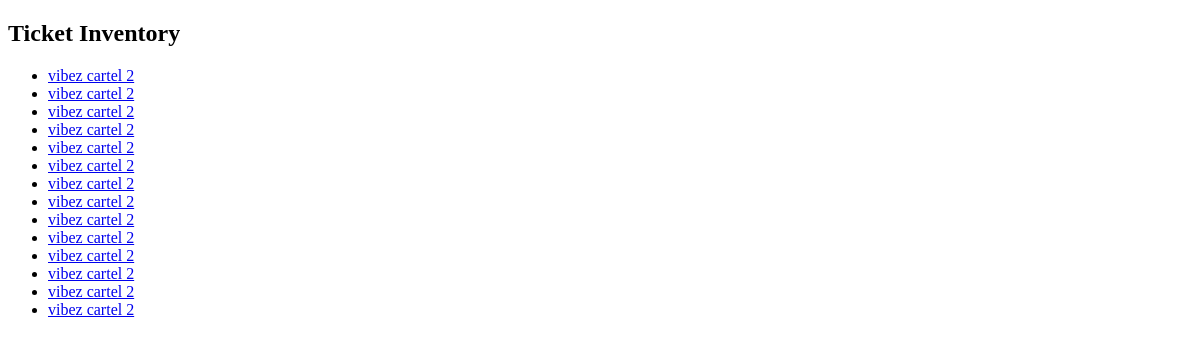
The page /vendors/inventory/ (signed in) on the database as committed earlier.
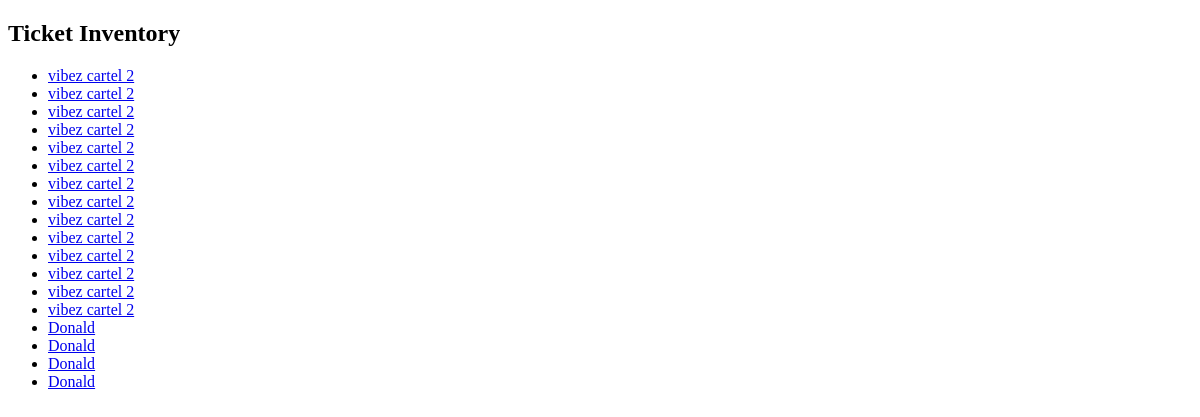
The same page on the database as committed later.
### tickets/models.py (models this page shows, shortened)
class Ticket(models.Model):
    ENTITY_TYPE_CHOICES = [
        ('customer', 'Customer'),
        ('vendor', 'Vendor'),
    ]
    event = models.ForeignKey(Event, on_delete=models.CASCADE, related_name='tickets')
    ticket_category = models.ForeignKey(TicketCategory, on_delete=models.CASCADE, null=True, blank=True)
    customer_username = models.CharField(max_length=255, blank=True, null=True)
    vendor = models.ForeignKey(Vendor, on_delete=models.CASCADE, related_name='tickets')
    ticket_number = models.CharField(max_length=20, unique=True)
    purchase_date = models.DateTimeField(auto_now_add=True)
    qr_code = models.ImageField(upload_to='qr_codes/', blank=True)
    entity_type = models.CharField(max_length=10, choices=ENTITY_TYPE_CHOICES)
    verified = models.BooleanField(default=False)

### events/models.py (models this page shows, shortened)
class Event(models.Model):
    vendor = models.ForeignKey(Vendor, on_delete=models.CASCADE, related_name='events')  # Mandatory, linked to Vendor
    poster = models.ImageField(upload_to='event_posters/')  # Required field
    title = models.CharField(max_length=200)  # Required field
    description = models.TextField()  # Required field
    category = models.CharField(max_length=100)  # Required field (e.g., "conference", "concert")
    start_date = models.DateTimeField()  # Required field
    end_date = models.DateTimeField(null=True, blank=True)  # Optional field
    venue_name = models.CharField(max_length=100)  # Required field
    regular_price = models.DecimalField(max_digits=10, decimal_places=2)  # Required field
    sale_price = models.DecimalField(max_digits=10, decimal_places=2, null=True, blank=True)  # Optional field
    tickets_available = models.PositiveIntegerField(null=True, blank=True)  # Optional field
    tickets_sold = models.PositiveIntegerField(default=0)  # New field to track tickets sold

### vendors/views.py (the view)
# urls.py: path('inventory/', views.view_inventory, name='view_inventory'),
@login_required
def view_inventory(request):
    vendor = request.user
    inventory = Ticket.objects.filter(customer_username=vendor.username, entity_type='vendor')
    return render(request, 'vendors/inventory.html', {'inventory': inventory})

### templates/vendors/inventory.html (shortened to what this page needs)
<!DOCTYPE html>
<html>
<head>
</head>
<body>
    <h2>Ticket Inventory</h2>
    {% if inventory %}
        <ul>
            {% for ticket in inventory %}
                <li>
                    <a href="{% url 'ticket_receipt' ticket.id %}">{{ ticket.event.title }}</a>
                </li>
            {% endfor %}
        </ul>
    {% else %}
        <p>No tickets in inventory.</p>
    {% endif %}
</body>
</html>

Rows that differ between the two databases and show on the page:
added Ticket: event "Donald"
added Ticket: event "Donald"
added Ticket: event "Donald"
added Ticket: event "Donald"
